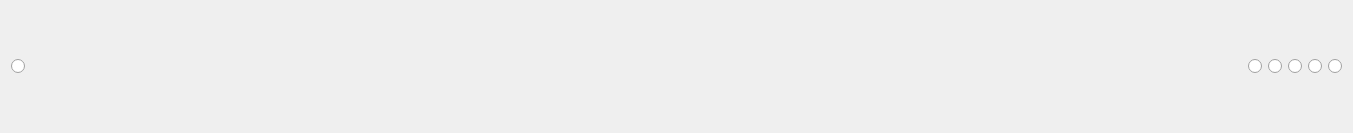
<?xml version="1.0" encoding="UTF-8"?>
<ui version="4.0">
 <class>Form</class>
 <widget class="QWidget" name="Form">
  <property name="geometry">
   <rect>
    <x>0</x>
    <y>0</y>
    <width>1353</width>
    <height>133</height>
   </rect>
  </property>
  <property name="sizePolicy">
   <sizepolicy hsizetype="Expanding" vsizetype="Expanding">
    <horstretch>0</horstretch>
    <verstretch>0</verstretch>
   </sizepolicy>
  </property>
  <property name="windowTitle">
   <string>Form</string>
  </property>
  <layout class="QHBoxLayout" name="horizontalLayout" stretch="0,1,0,0,0,0,0">
   <item>
    <widget class="QRadioButton" name="radioButton_1">
     <property name="sizePolicy">
      <sizepolicy hsizetype="Expanding" vsizetype="Expanding">
       <horstretch>0</horstretch>
       <verstretch>0</verstretch>
      </sizepolicy>
     </property>
     <property name="styleSheet">
      <string notr="true">QRadioButton::indicator:checked{
	image: url(:/resources/icons/file_no_checked.svg);
}
QRadioButton::indicator:unchecked{
	image: url(:/resources/icons/file_no_unchecked.svg);
}</string>
     </property>
     <property name="text">
      <string/>
     </property>
     <property name="iconSize">
      <size>
       <width>64</width>
       <height>64</height>
      </size>
     </property>
     <property name="checked">
      <bool>false</bool>
     </property>
    </widget>
   </item>
   <item>
    <spacer name="horizontalSpacer">
     <property name="orientation">
      <enum>Qt::Horizontal</enum>
     </property>
     <property name="sizeHint" stdset="0">
      <size>
       <width>293</width>
       <height>20</height>
      </size>
     </property>
    </spacer>
   </item>
   <item>
    <widget class="QRadioButton" name="radioButton_2">
     <property name="sizePolicy">
      <sizepolicy hsizetype="Expanding" vsizetype="Expanding">
       <horstretch>0</horstretch>
       <verstretch>0</verstretch>
      </sizepolicy>
     </property>
     <property name="styleSheet">
      <string notr="true">QRadioButton::indicator:checked{
	image: url(:/resources/icons/file_bmp_checked.svg);
}
QRadioButton::indicator:unchecked{
	image: url(:/resources/icons/file_bmp_unchecked.svg);
}</string>
     </property>
     <property name="text">
      <string/>
     </property>
    </widget>
   </item>
   <item>
    <widget class="QRadioButton" name="radioButton_3">
     <property name="sizePolicy">
      <sizepolicy hsizetype="Expanding" vsizetype="Expanding">
       <horstretch>0</horstretch>
       <verstretch>0</verstretch>
      </sizepolicy>
     </property>
     <property name="styleSheet">
      <string notr="true">QRadioButton::indicator:checked{
	image: url(:/resources/icons/file_jpg_checked.svg);
}
QRadioButton::indicator:unchecked{
	image: url(:/resources/icons/file_jpg_unchecked.svg);
}</string>
     </property>
     <property name="text">
      <string/>
     </property>
    </widget>
   </item>
   <item>
    <widget class="QRadioButton" name="radioButton_4">
     <property name="sizePolicy">
      <sizepolicy hsizetype="Expanding" vsizetype="Expanding">
       <horstretch>0</horstretch>
       <verstretch>0</verstretch>
      </sizepolicy>
     </property>
     <property name="styleSheet">
      <string notr="true">QRadioButton::indicator:checked{
	image: url(:/resources/icons/file_png_checked.svg);
}
QRadioButton::indicator:unchecked{
	image: url(:/resources/icons/file_png_unchecked.svg);
}</string>
     </property>
     <property name="text">
      <string/>
     </property>
    </widget>
   </item>
   <item>
    <widget class="QRadioButton" name="radioButton_5">
     <property name="sizePolicy">
      <sizepolicy hsizetype="Expanding" vsizetype="Expanding">
       <horstretch>0</horstretch>
       <verstretch>0</verstretch>
      </sizepolicy>
     </property>
     <property name="styleSheet">
      <string notr="true">QRadioButton::indicator:checked{
	image: url(:/resources/icons/file_tiff_checked.svg);
}
QRadioButton::indicator:unchecked{
	image: url(:/resources/icons/file_tiff_unchecked.svg);
}</string>
     </property>
     <property name="text">
      <string/>
     </property>
    </widget>
   </item>
   <item>
    <widget class="QRadioButton" name="radioButton_6">
     <property name="sizePolicy">
      <sizepolicy hsizetype="Expanding" vsizetype="Expanding">
       <horstretch>0</horstretch>
       <verstretch>0</verstretch>
      </sizepolicy>
     </property>
     <property name="styleSheet">
      <string notr="true">QRadioButton::indicator:checked{
	image: url(:/resources/icons/file_webp_checked.svg);
}
QRadioButton::indicator:unchecked{
	image: url(:/resources/icons/file_webp_unchecked.svg);
}</string>
     </property>
     <property name="text">
      <string/>
     </property>
    </widget>
   </item>
  </layout>
 </widget>
 <resources>
  <include location="../resources2.qrc"/>
 </resources>
 <connections/>
</ui>
